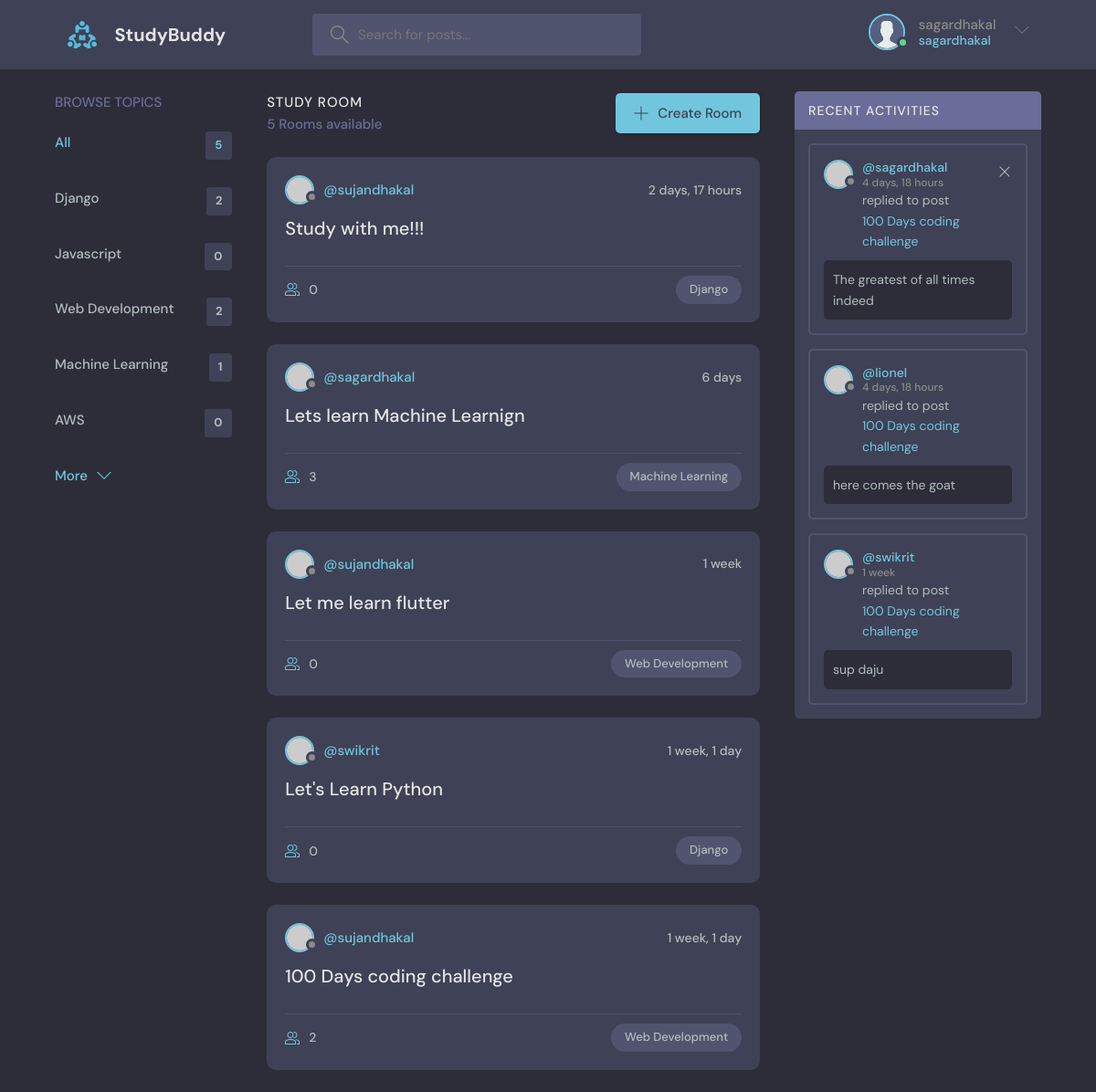
The page / (signed in) on the database its author committed.
### base/models.py (models this page shows, shortened)
class Topic(models.Model):
    name = models.CharField(max_length= 200)

class Room(models.Model):
    host = models.ForeignKey(User , on_delete= models.SET_NULL , null= True)
    topic = models.ForeignKey(Topic , on_delete= models.SET_NULL , null= True)
    name = models.CharField(max_length=200)
    description = models.TextField(null= True , blank= True)
    participants = models.ManyToManyField(User , related_name='participants' , blank= True)
    updated = models.DateTimeField(auto_now= True)
    created = models.DateTimeField(auto_now_add= True)
    class Meta:
        ordering = ['-updated' , '-created']
    def __str__(self):
        return self.name

class Message(models.Model):
    user = models.ForeignKey(User , on_delete= models.CASCADE)
    room = models.ForeignKey(Room, on_delete=models.CASCADE)
    body = models.TextField()
    updated = models.DateTimeField(auto_now= True)
    created = models.DateTimeField(auto_now_add= True)

### base/views.py (the view)
# urls.py: path('' , views.home , name ='home'),
def home(request):
    q= request.GET.get('q') if request.GET.get('q') != None else ''
    rooms = Room.objects.filter(
        Q(topic__name__icontains = q ) |
        Q(name__icontains = q ) |
        Q(description__icontains = q ))
    topics = Topic.objects.all()
    room_counts = rooms.count()
    activityMessage = Message.objects.filter( Q(room__topic__name__icontains = q ) |
        Q(room__name__icontains = q )).order_by('-created')
    contex = {'rooms' : rooms  , 'topics': topics , 'rooms_counts' : room_counts, 'activityMessage' : activityMessage}
    return render(request , 'base/home.html' , contex)

### base/templates/base/home.html (shortened to what this page needs)
{% extends 'main.html' %} {% block content %}
<main class="layout layout--3">
  <div class="container">
    {% include 'base/topic-component.html' %}
    <div class="roomList">
      <div class="roomList__header">
        <div>
          <h2>Study Room</h2>
          <p>{{rooms_counts}} Rooms available</p>
        </div>
        <a class="btn btn--main" href="create-room.html">
          <svg
            version="1.1"
            xmlns="http://www.w3.org/2000/svg"
            width="32"
            height="32"
            viewBox="0 0 32 32"
          >
            <title>add</title>
            <path
              d="M16.943 0.943h-1.885v14.115h-14.115v1.885h14.115v14.115h1.885v-14.115h14.115v-1.885h-14.115v-14.115z"
            ></path>
          </svg>
          Create Room
        </a>
      </div>
      {% include 'base/feed-component.html' %}
    </div>
    <div class="activities">
      <div class="activities__header">
        <h2>Recent Activities</h2>
      </div>
      {% include 'base/activity-component.html' %}
    </div>
  </div>
</main>
{% endblock content %}

### templates/navbar.html (shortened to what this page needs)
{% load static %}
<header class="header header--loggedIn">
  <div class="container">
    <a href="{ % url 'home' %}" class="header__logo">
      <img src="{% static 'images/logo.svg' %}" />
      <h1>StudyBuddy</h1>
    </a>
    <form class="header__search" method="GET" action="{% url 'home' %}">
      <label>
        <input name="q" placeholder="Search for posts..." />
      </label>
    </form>
    <nav class="header__menu">
      {% if request.user.is_authenticated %}
      <div class="header__user">
        <a href="profile.html">
          <div class="avatar avatar--medium active">
            <img src="{% static 'images/avatar.svg' %}" />
          </div>
          <p>
            {{request.user.username}} <span>{{request.user.username}}</span>
          </p>
        </a>
        <button class="dropdown-button">
          <svg
            version="1.1"
            xmlns="http://www.w3.org/2000/svg"
            width="32"
            height="32"
            viewBox="0 0 32 32"
          >
            <title>chevron-down</title>
            <path d="M16 21l-13-13h-3l16 16 16-16h-3l-13 13z"></path>
          </svg>
        </button>
      </div>
      {% else %}
      <a href="{% url 'loginPage' %}">
        <img src="{% static 'images/avatar.svg' %}" />
        <p>Login</p>
      </a>
      {% endif %}
    </nav>
  </div>
</header>

### base/templates/base/topic-component.html
<div class="topics">
  <div class="topics__header">
    <h2>Browse Topics</h2>
  </div>
  <ul class="topics__list">
    <li>
      <a href="{% url 'home' %}" class="active"
        >All <span>{{topics.count}}</span></a
      >
    </li>
    {% for topic in topics %}
    <li>
      <a href="{% url 'home'%}?q={{topic.name}}"
        >{{topic.name}} <span>{{topic.room_set.all.count}}</span></a
      >
    </li>
    {% endfor %}
  </ul>
  <a class="btn btn--link" href="topics.html">
    More
    <svg
      version="1.1"
      xmlns="http://www.w3.org/2000/svg"
      width="32"
      height="32"
      viewBox="0 0 32 32"
    >
      <title>chevron-down</title>
      <path d="M16 21l-13-13h-3l16 16 16-16h-3l-13 13z"></path>
    </svg>
  </a>
</div>

### base/templates/base/feed-component.html (shortened to what this page needs)
{% for room in rooms %}
<div class="roomListRoom">
  <div class="roomListRoom__header">
    <a href="{% url 'userProfile' room.host.id %}" class="roomListRoom__author">
      <div class="avatar avatar--small">
        <img src="https://randomuser.me/api/portraits/women/11.jpg" />
      </div>
      <span>@{{room.host.username }}</span>
    </a>
    <div class="roomListRoom__actions">
      <span>{{room.created|timesince}}</span>
    </div>
  </div>
  <div class="roomListRoom__content">
    <a href="{% url 'room' room.id %}">{{room.name}}</a>
  </div>
  <div class="roomListRoom__meta">
    <a href="{% url 'room' room.id %}" class="roomListRoom__joined">
      {{room.participants.all.count}}
    </a>
    <p class="roomListRoom__topic">{{room.topic.name}}</p>
  </div>
</div>
{% endfor %}

### base/templates/base/activity-component.html
{% for activity_message in activityMessage %}
<div class="activities__box">
  <div class="activities__boxHeader roomListRoom__header">
    <a
      href="{% url 'userProfile' activity_message.user.id %}"
      class="roomListRoom__author"
    >
      <div class="avatar avatar--small">
        <img src="https://randomuser.me/api/portraits/women/11.jpg" />
      </div>
      <p>
        @{{activity_message.user}}
        <span>{{activity_message.created|timesince}} </span>
      </p>
    </a>
    {% if request.user == activity_message.user %}
    <div class="roomListRoom__actions">
      <a href="{% url 'deleteMessage' activity_message.id %}">
        <svg
          version="1.1"
          xmlns="http://www.w3.org/2000/svg"
          width="32"
          height="32"
          viewBox="0 0 32 32"
        >
          <title>remove</title>
          <path
            d="M27.314 6.019l-1.333-1.333-9.98 9.981-9.981-9.981-1.333 1.333 9.981 9.981-9.981 9.98 1.333 1.333 9.981-9.98 9.98 9.98 1.333-1.333-9.98-9.98 9.98-9.981z"
          ></path>
        </svg>
      </a>
    </div>
    {% endif %}
  </div>
  <div class="activities__boxContent">
    <p>
      replied to post
      <a href="{% url 'room' activity_message.room.id %}"
        >{{activity_message.room}}</a
      >
    </p>
    <div class="activities__boxRoomContent">{{activity_message.body}}</div>
  </div>
</div>
{% endfor %}

### rows shown on the page
Topic: name "Django", room_set.all.count "2"
Topic: name "Javascript", room_set.all.count "0"
Topic: name "Web Development", room_set.all.count "2"
Topic: name "Machine Learning", room_set.all.count "1"
Topic: name "AWS", room_set.all.count "0"
Room: host.username "sujandhakal", created "2 days, 17 hours", name "Study with me!!!", participants.all.count "0", topic.name "Django"
Room: host.username "sagardhakal", created "6 days", name "Lets learn Machine Learnign", participants.all.count "3", topic.name "Machine Learning"
Room: host.username "sujandhakal", created "1 week", name "Let me learn flutter", participants.all.count "0", topic.name "Web Development"
Room: host.username "swikrit", created "1 week, 1 day", name "Let's Learn Python", participants.all.count "0", topic.name "Django"
Room: host.username "sujandhakal", created "1 week, 1 day", name "100 Days coding challenge", participants.all.count "2", topic.name "Web Development"
Message: user "sagardhakal", created "4 days, 18 hours", room "100 Days coding challenge", body "The greatest of all times indeed"
Message: user "lionel", created "4 days, 18 hours", room "100 Days coding challenge", body "here comes the goat"
Message: user "swikrit", created "1 week", room "100 Days coding challenge", body "sup daju"

### other values the page prints
{{ request.user.username }} "sagardhakal"
{{ topics.count }} "5"
{{ rooms_counts }} "5"
